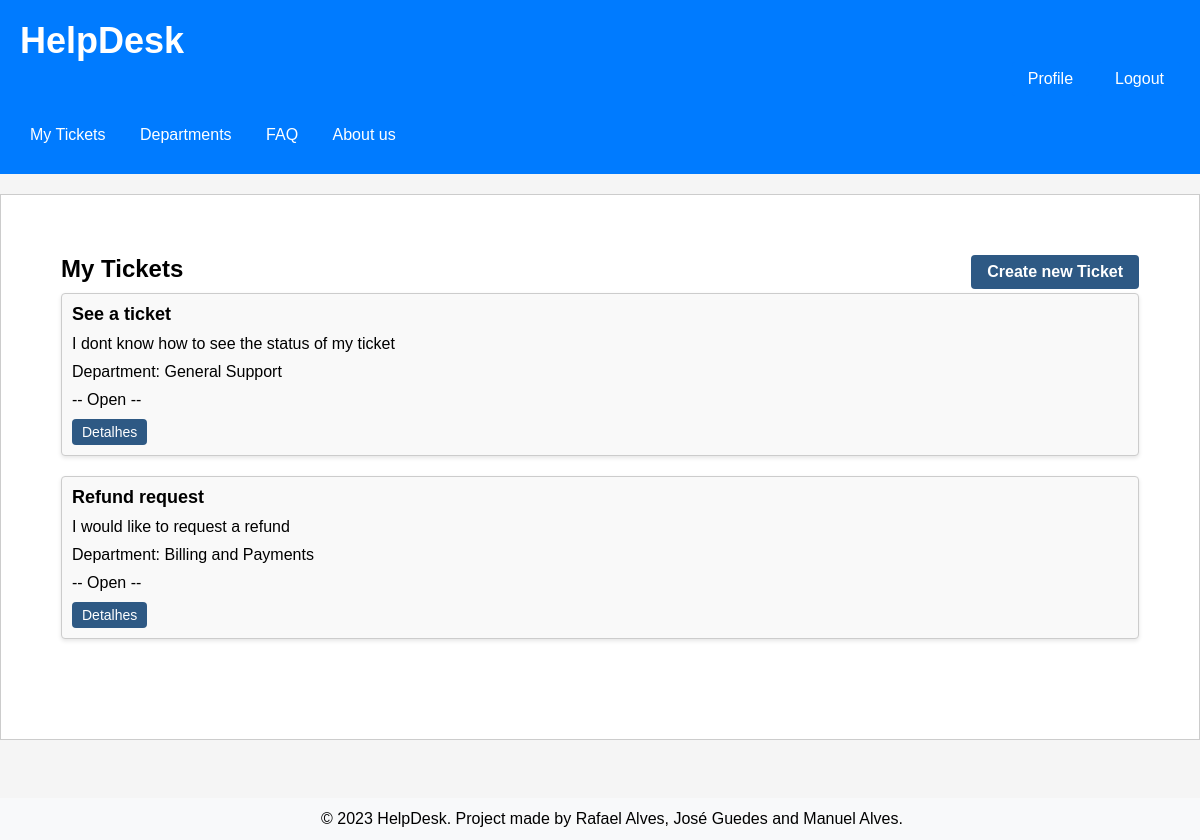
The page /pages/ticketpage.php (signed in) on the database as committed earlier.
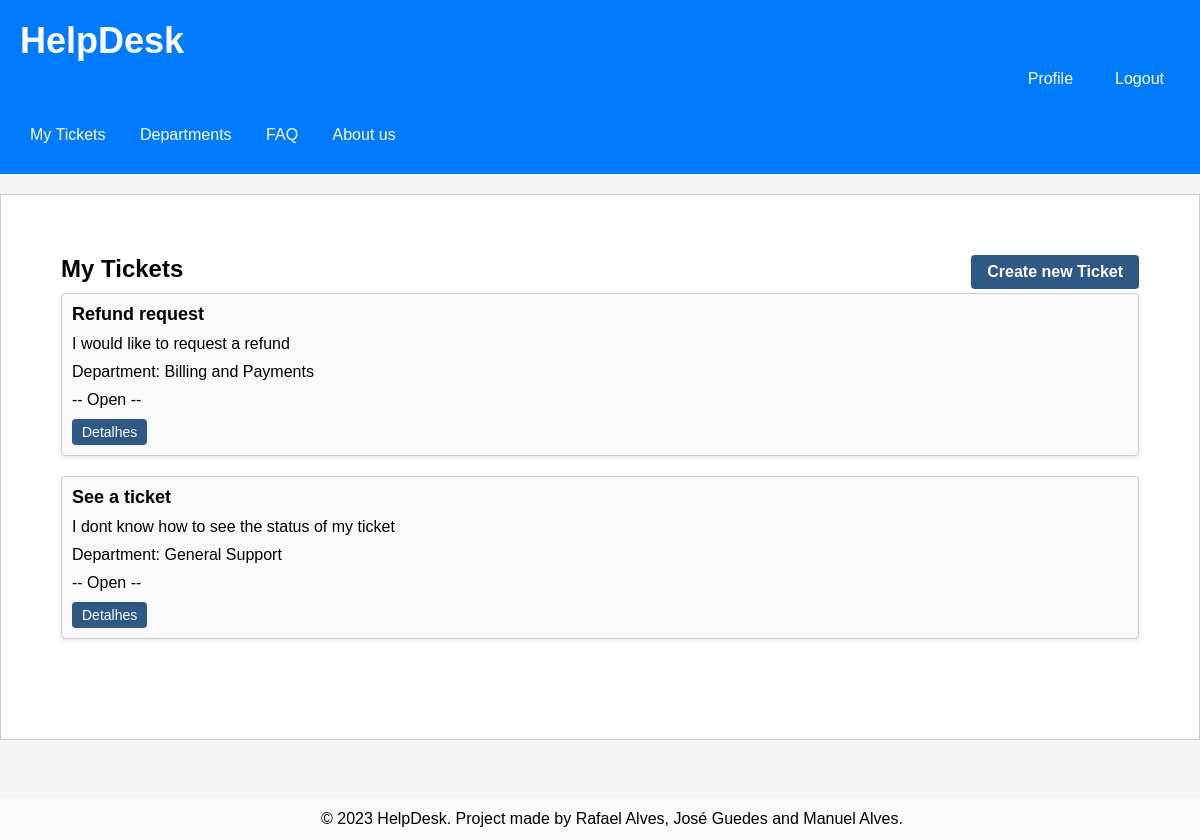
The same page on the database as committed later.
### tables this page shows
CREATE TABLE Ticket (
    id INTEGER PRIMARY KEY AUTOINCREMENT,
    title varchar(255) NOT NULL UNIQUE,
    description VARCHAR(255) NOT NULL,
    ticket_status VARCHAR (10)  NOT NULL DEFAULT 'Open' CHECK (ticket_status IN ('Open', 'Assigned', 'Closed')),
    created_at TIMESTAMP NOT NULL DEFAULT CURRENT_TIMESTAMP,
    updated_at TIMESTAMP NOT NULL DEFAULT CURRENT_TIMESTAMP,
    id_user INTEGER, /* id do client que criou o ticket */
    id_agent INTEGER DEFAULT NULL, /* id do agent que está a tratar do ticket */
    id_department INTEGER, /* id do department do ticket */
    CONSTRAINT current_edit_date_ck CHECK (created_at <= updated_at),
    CONSTRAINT id_usertFK FOREIGN KEY(id_user) REFERENCES User(id),
    CONSTRAINT id_agentFK FOREIGN KEY(id_agent) REFERENCES User(id),
    CONSTRAINT id_departmentFK FOREIGN KEY(id_department) REFERENCES Department(id)
);

CREATE TABLE Department (
    id INTEGER PRIMARY KEY AUTOINCREMENT,
    name varchar(255) NOT NULL UNIQUE,
    created_at TIMESTAMP NOT NULL DEFAULT CURRENT_TIMESTAMP
);

### utils/session.php (called while the page is built, shortened)
<?php
   function getUserID() {
       if(isset($_SESSION['userID'])) {
            return $_SESSION['userID'];
       } else {
           return null;
       }
   }
?>

### database/ticket.class.php (called while the page is built, shortened)
<?php
  class Ticket {
    static function getTicketsbyUser(PDO $db, int $id_user){
      $stmt = $db->prepare('
        SELECT id, title, description, id_department, ticket_status
        FROM Ticket
        WHERE id_user = ?
        ORDER by updated_at desc
      ');
      $stmt->execute(array($id_user));
      $row = $stmt->fetchAll(PDO::FETCH_ASSOC);
      return $row;
    }
  }
?>

### actions/getUser_tickets.php (called while the page is built, shortened)
<?php
require_once(__DIR__ . '/../database/connection.db.php');
require_once(__DIR__ . '/../database/ticket.class.php');
$tickets = Ticket::getTicketsbyUser($dbh, getUserID());
?>

### database/department.class.php (called while the page is built, shortened)
<?php
  class Department {
    static function getName($id) {
      global $dbh;
      try {
        $stmt = $dbh->prepare('SELECT name FROM Department WHERE id = ?');
        $stmt->execute(array($id));
        if($row = $stmt->fetch()){
          return $row['name'];
        }
      }catch(PDOException $e) {
        return -1;
      }
    }
  }
?>

### pages/ticketpage.php (the view, shortened to what this page needs)
<?php
  require_once(__DIR__ . '/../templates/header.tpl.php');
  require_once(__DIR__ . '/../templates/footer.tpl.php');
  drawHeader();
?>
  <section class="tickets">
      <h2>My Tickets
        <a href="novo_ticket.php" class="button">Create new Ticket</a>
      </h2>
      <ul>
        <?php
        require_once(__DIR__ . '/../actions/getUser_tickets.php');
        for($i = 0; $i < count($tickets); $i++) {
        include_once("../database/department.class.php");
        $depart = Department::getName($tickets[$i]['id_department']);
        ?>
        <li>
          <div class="ticket" id="<?=$tickets[$i]['id']?>">
            <h3> <?=$tickets[$i]['title']?></h3>
            <p> <?=$tickets[$i]['description']?> </p>
            <p> Department: <?=$depart?> </p>
            <p>-- <?=$tickets[$i]['ticket_status']?> --</p>
            <a href="../pages/detailTicket.php?id=<?=$tickets[$i]['id']?>" class="button">Detalhes</a>
          </div>
        </li>
        <?php } ?>
      </ul>
    </section>
<?php
  drawFooter();
?>

### templates/header.tpl.php (shortened to what this page needs)
<?php function drawHeader() { ?>
    <!DOCTYPE html>
<html lang="en-US">
    <head>
        <link rel="stylesheet" href="../css/style.css">
    </head>
    <body>
        <header>
            <h1><a href = "/pages/ticketpage.php">HelpDesk</a></h1>
            <section class="logout-edit">
                <a href="/pages/profile.php"><button id="logout">Profile</button></a>
                <a href="../actions/action_logout.php"><button id="logout">Logout</button></a>
            </section>
            <nav>
            <ul>
                <li><a href="/pages/ticketpage.php">My Tickets</a></li>
                <li><a href="/pages/department.php">Departments</a></li>
                <li><a href="/pages/faq.php">FAQ</a></li>
                <li><a href="/pages/aboutus.php">About us</a></li>
            </ul>
            </nav>
        </header>
        <main>
<?php } ?>

### templates/footer.tpl.php
<?php function drawFooter() { ?>
    </main>
        <footer>
        <p>&copy; 2023 HelpDesk. Project made by Rafael Alves, José Guedes and Manuel Alves.</p>
        </footer>
    </body>
<?php } ?>

### css/style.css (style rules this page uses)
header { background-color: #007bff; color: #fff; padding: 20px; }
header h1 { margin: 0; }
body { position: relative; margin: 0; padding: 0; font-family: Arial, sans-serif; background-color: #f5f5f5; min-height: 100%; padding-bottom: 5rem; }
main { background-color: #fff; border: 1px solid #ccc; padding: 20px; min-height: 100%; padding-bottom: 5rem; margin: 20px auto; }
footer { background-color: #f8f9fa; text-align: center; padding: 1%; position: absolute; bottom: 0; width: 100%; }
#logout { background-color: #007bff; color: #fff; border: none; cursor: pointer; font-size: 16px; border-radius: 4px; float: right; text-align: center; padding: 8px 16px; margin-left: 10px; }
body>header>h1>a { text-decoration: none; color: white; }
nav { background-color: #007bff; padding: 10px; }
nav ul { list-style-type: none; margin: 0; padding: 0; }
nav li { display: inline-block; margin-right: 10px; }
nav a { color: white; text-decoration: none; }
h1 { margin: 0; font-size: 36px; margin-bottom: 1%; }
h1>a { text-decoration: none; color: white; }
nav ul li { display: inline; }
nav ul li a { color: #fff; text-decoration: none; margin-left: 20px; transition: color 0.3s ease; }
body>header>nav>ul>li:nth-child(1)>a { margin-left: 0%; }
.tickets { margin: 40px; margin-bottom: 20px; margin-top: 20px; }
h2 { font-size: 24px; margin: 0 0 10px; }
ul { list-style-type: none; padding: 0; margin: 0; margin-bottom: 20px; }
.ticket { background-color: #f5f5f5; border-radius: 4px; box-shadow: 0 2px 4px rgba(0, 0, 0, 0.1); padding: 10px; margin-bottom: 20px; }
.ticket h3 { margin: 0 0 10px; font-size: 18px; margin-bottom: 5px; }
.ticket p { margin: 0 0 20px; margin-bottom: 5px; }
.button { display: inline-block; padding: 10px 20px; background-color: #007bff; color: #fff; text-decoration: none; border-radius: 4px; transition: background-color 0.3s ease; }
body>main>section.tickets>h2>a { background-color: #007bff; color: #fff; border: none; padding: 10px 20px; cursor: pointer; font-size: 16px; border-radius: 4px; float: right; }
.logout-edit { display: flex; justify-content: flex-end; align-items: center; margin-bottom: 10px; }
.logout-edit a { text-decoration: none; }
body > header > nav > ul > li:first-child > a { margin-left: 0%; }
h1 a { text-decoration: none; color: white; }
h2 a.button { background-color: #007bff; color: #fff; padding: 10px 20px; border: none; border-radius: 4px; text-decoration: none; margin-left: 10px; }
.ticket a.button { display: inline-block; padding: 10px 20px; background-color: #007bff; color: #fff; text-decoration: none; border-radius: 4px; transition: background-color 0.3s ease; }
h3 { margin-top: 5%; }
footer p { margin: 0; }
p { margin: 0 0 20px; }
h2:last-of-type { margin-top: 40px; }
li { margin-bottom: 10px; }
button { padding: 10px 20px; background-color: #2E5984; color: white; border: none; cursor: pointer; margin-bottom: 10px; }
h3 { margin-top: 0; }
div:first-of-type { background: #fff; }
.tickets h2 { font-size: 24px; margin-bottom: 10px; }
.tickets .button { padding: 8px 16px; background-color: #2E5984; color: white; border: none; text-decoration: none; }
.tickets ul { list-style-type: none; padding: 0; }
.tickets li { margin-bottom: 20px; }
.tickets .ticket { background-color: #f9f9f9; padding: 10px; border: 1px solid #ccc; }
.tickets .ticket h3 { font-size: 18px; margin: 0; }
.tickets .ticket p { margin: 10px 0; }
.tickets ul { list-style: none; padding: 0; }
.ticket a.button { background-color: #2E5984; color: white; border: none; padding: 5px 10px; font-size: 14px; border-radius: 4px; text-decoration: none; }

Rows that differ between the two databases and show on the page:
changed ticket "Refund request": moves up the list
